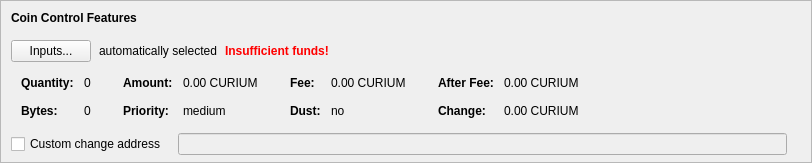
    <widget class="QFrame" name="frameCoinControl">
     <property name="sizePolicy">
      <sizepolicy hsizetype="Expanding" vsizetype="Expanding">
       <horstretch>0</horstretch>
       <verstretch>0</verstretch>
      </sizepolicy>
     </property>
     <property name="maximumSize">
      <size>
       <width>16777215</width>
       <height>16777215</height>
      </size>
     </property>
     <property name="frameShape">
      <enum>QFrame::StyledPanel</enum>
     </property>
     <property name="frameShadow">
      <enum>QFrame::Sunken</enum>
     </property>
     <layout class="QVBoxLayout" name="verticalLayoutCoinControl2">
      <property name="spacing">
       <number>0</number>
      </property>
      <property name="leftMargin">
       <number>0</number>
      </property>
      <property name="topMargin">
       <number>0</number>
      </property>
      <property name="rightMargin">
       <number>0</number>
      </property>
      <property name="bottomMargin">
       <number>6</number>
      </property>
      <item>
       <layout class="QVBoxLayout" name="verticalLayoutCoinControl" stretch="0,0,0,0,1">
        <property name="spacing">
         <number>0</number>
        </property>
        <property name="leftMargin">
         <number>10</number>
        </property>
        <property name="topMargin">
         <number>10</number>
        </property>
        <item>
         <layout class="QHBoxLayout" name="horizontalLayoutCoinControl1">
          <property name="bottomMargin">
           <number>15</number>
          </property>
          <item>
           <widget class="QLabel" name="labelCoinControlFeatures">
            <property name="sizePolicy">
             <sizepolicy hsizetype="Preferred" vsizetype="Maximum">
              <horstretch>0</horstretch>
              <verstretch>0</verstretch>
             </sizepolicy>
            </property>
            <property name="font">
             <font>
              <weight>75</weight>
              <bold>true</bold>
             </font>
            </property>
            <property name="styleSheet">
             <string notr="true">font-weight:bold;</string>
            </property>
            <property name="text">
             <string>Coin Control Features</string>
            </property>
           </widget>
          </item>
         </layout>
        </item>
        <item>
         <layout class="QHBoxLayout" name="horizontalLayoutCoinControl2" stretch="0,0,0,0">
          <property name="spacing">
           <number>8</number>
          </property>
          <property name="bottomMargin">
           <number>10</number>
          </property>
          <item>
           <widget class="QPushButton" name="pushButtonCoinControl">
            <property name="styleSheet">
             <string notr="true"/>
            </property>
            <property name="text">
             <string>Inputs...</string>
            </property>
            <property name="autoDefault">
             <bool>false</bool>
            </property>
           </widget>
          </item>
          <item>
           <widget class="QLabel" name="labelCoinControlAutomaticallySelected">
            <property name="text">
             <string>automatically selected</string>
            </property>
            <property name="margin">
             <number>5</number>
            </property>
           </widget>
          </item>
          <item>
           <widget class="QLabel" name="labelCoinControlInsuffFunds">
            <property name="font">
             <font>
              <weight>75</weight>
              <bold>true</bold>
             </font>
            </property>
            <property name="styleSheet">
             <string notr="true">color:red;font-weight:bold;</string>
            </property>
            <property name="text">
             <string>Insufficient funds!</string>
            </property>
            <property name="margin">
             <number>5</number>
            </property>
           </widget>
          </item>
          <item>
           <spacer name="horizontalSpacerCoinControl">
            <property name="orientation">
             <enum>Qt::Horizontal</enum>
            </property>
            <property name="sizeHint" stdset="0">
             <size>
              <width>40</width>
              <height>1</height>
             </size>
            </property>
           </spacer>
          </item>
         </layout>
        </item>
        <item>
         <widget class="QWidget" name="widgetCoinControl" native="true">
          <property name="sizePolicy">
           <sizepolicy hsizetype="Preferred" vsizetype="Preferred">
            <horstretch>0</horstretch>
            <verstretch>0</verstretch>
           </sizepolicy>
          </property>
          <property name="minimumSize">
           <size>
            <width>0</width>
            <height>0</height>
           </size>
          </property>
          <property name="styleSheet">
           <string notr="true"/>
          </property>
          <layout class="QHBoxLayout" name="horizontalLayoutCoinControl5">
           <property name="leftMargin">
            <number>0</number>
           </property>
           <property name="topMargin">
            <number>0</number>
           </property>
           <property name="rightMargin">
            <number>0</number>
           </property>
           <property name="bottomMargin">
            <number>0</number>
           </property>
           <item>
            <layout class="QHBoxLayout" name="horizontalLayoutCoinControl3" stretch="0,0,0,1">
             <property name="spacing">
              <number>20</number>
             </property>
             <property name="topMargin">
              <number>0</number>
             </property>
             <property name="bottomMargin">
              <number>10</number>
             </property>
             <item>
              <layout class="QFormLayout" name="formLayoutCoinControl1">
               <property name="horizontalSpacing">
                <number>10</number>
               </property>
               <property name="verticalSpacing">
                <number>14</number>
               </property>
               <property name="leftMargin">
                <number>10</number>
               </property>
               <property name="topMargin">
                <number>4</number>
               </property>
               <property name="rightMargin">
                <number>6</number>
               </property>
               <item row="0" column="0">
                <widget class="QLabel" name="labelCoinControlQuantityText">
                 <property name="font">
                  <font>
                   <weight>75</weight>
                   <bold>true</bold>
                  </font>
                 </property>
                 <property name="text">
                  <string>Quantity:</string>
                 </property>
                 <property name="margin">
                  <number>0</number>
                 </property>
                </widget>
               </item>
               <item row="0" column="1">
                <widget class="QLabel" name="labelCoinControlQuantity">
                 <property name="cursor">
                  <cursorShape>IBeamCursor</cursorShape>
                 </property>
                 <property name="contextMenuPolicy">
                  <enum>Qt::ActionsContextMenu</enum>
                 </property>
                 <property name="text">
                  <string notr="true">0</string>
                 </property>
                 <property name="margin">
                  <number>0</number>
                 </property>
                 <property name="textInteractionFlags">
                  <set>Qt::LinksAccessibleByMouse|Qt::TextSelectableByKeyboard|Qt::TextSelectableByMouse</set>
                 </property>
                </widget>
               </item>
               <item row="1" column="0">
                <widget class="QLabel" name="labelCoinControlBytesText">
                 <property name="font">
                  <font>
                   <weight>75</weight>
                   <bold>true</bold>
                  </font>
                 </property>
                 <property name="text">
                  <string>Bytes:</string>
                 </property>
                </widget>
               </item>
               <item row="1" column="1">
                <widget class="QLabel" name="labelCoinControlBytes">
                 <property name="cursor">
                  <cursorShape>IBeamCursor</cursorShape>
                 </property>
                 <property name="contextMenuPolicy">
                  <enum>Qt::ActionsContextMenu</enum>
                 </property>
                 <property name="text">
                  <string notr="true">0</string>
                 </property>
                 <property name="textInteractionFlags">
                  <set>Qt::LinksAccessibleByMouse|Qt::TextSelectableByKeyboard|Qt::TextSelectableByMouse</set>
                 </property>
                </widget>
               </item>
              </layout>
             </item>
             <item>
              <layout class="QFormLayout" name="formLayoutCoinControl2">
               <property name="horizontalSpacing">
                <number>10</number>
               </property>
               <property name="verticalSpacing">
                <number>14</number>
               </property>
               <property name="leftMargin">
                <number>6</number>
               </property>
               <property name="topMargin">
                <number>4</number>
               </property>
               <property name="rightMargin">
                <number>6</number>
               </property>
               <item row="0" column="0">
                <widget class="QLabel" name="labelCoinControlAmountText">
                 <property name="font">
                  <font>
                   <weight>75</weight>
                   <bold>true</bold>
                  </font>
                 </property>
                 <property name="text">
                  <string>Amount:</string>
                 </property>
                 <property name="margin">
                  <number>0</number>
                 </property>
                </widget>
               </item>
               <item row="0" column="1">
                <widget class="QLabel" name="labelCoinControlAmount">
                 <property name="cursor">
                  <cursorShape>IBeamCursor</cursorShape>
                 </property>
                 <property name="contextMenuPolicy">
                  <enum>Qt::ActionsContextMenu</enum>
                 </property>
                 <property name="text">
                  <string notr="true">0.00 CURIUM</string>
                 </property>
                 <property name="textInteractionFlags">
                  <set>Qt::LinksAccessibleByMouse|Qt::TextSelectableByKeyboard|Qt::TextSelectableByMouse</set>
                 </property>
                </widget>
               </item>
               <item row="1" column="0">
                <widget class="QLabel" name="labelCoinControlPriorityText">
                 <property name="font">
                  <font>
                   <weight>75</weight>
                   <bold>true</bold>
                  </font>
                 </property>
                 <property name="text">
                  <string>Priority:</string>
                 </property>
                </widget>
               </item>
               <item row="1" column="1">
                <widget class="QLabel" name="labelCoinControlPriority">
                 <property name="cursor">
                  <cursorShape>IBeamCursor</cursorShape>
                 </property>
                 <property name="contextMenuPolicy">
                  <enum>Qt::ActionsContextMenu</enum>
                 </property>
                 <property name="text">
                  <string>medium</string>
                 </property>
                 <property name="textInteractionFlags">
                  <set>Qt::LinksAccessibleByMouse|Qt::TextSelectableByKeyboard|Qt::TextSelectableByMouse</set>
                 </property>
                </widget>
               </item>
              </layout>
             </item>
             <item>
              <layout class="QFormLayout" name="formLayoutCoinControl3">
               <property name="horizontalSpacing">
                <number>10</number>
               </property>
               <property name="verticalSpacing">
                <number>14</number>
               </property>
               <property name="leftMargin">
                <number>6</number>
               </property>
               <property name="topMargin">
                <number>4</number>
               </property>
               <property name="rightMargin">
                <number>6</number>
               </property>
               <item row="0" column="0">
                <widget class="QLabel" name="labelCoinControlFeeText">
                 <property name="font">
                  <font>
                   <weight>75</weight>
                   <bold>true</bold>
                  </font>
                 </property>
                 <property name="text">
                  <string>Fee:</string>
                 </property>
                 <property name="margin">
                  <number>0</number>
                 </property>
                </widget>
               </item>
               <item row="0" column="1">
                <widget class="QLabel" name="labelCoinControlFee">
                 <property name="cursor">
                  <cursorShape>IBeamCursor</cursorShape>
                 </property>
                 <property name="contextMenuPolicy">
                  <enum>Qt::ActionsContextMenu</enum>
                 </property>
                 <property name="text">
                  <string notr="true">0.00 CURIUM</string>
                 </property>
                 <property name="textInteractionFlags">
                  <set>Qt::LinksAccessibleByMouse|Qt::TextSelectableByKeyboard|Qt::TextSelectableByMouse</set>
                 </property>
                </widget>
               </item>
               <item row="1" column="0">
                <widget class="QLabel" name="labelCoinControlLowOutputText">
                 <property name="font">
                  <font>
                   <weight>75</weight>
                   <bold>true</bold>
                  </font>
                 </property>
                 <property name="text">
                  <string>Dust:</string>
                 </property>
                </widget>
               </item>
               <item row="1" column="1">
                <widget class="QLabel" name="labelCoinControlLowOutput">
                 <property name="cursor">
                  <cursorShape>IBeamCursor</cursorShape>
                 </property>
                 <property name="contextMenuPolicy">
                  <enum>Qt::ActionsContextMenu</enum>
                 </property>
                 <property name="text">
                  <string>no</string>
                 </property>
                 <property name="textInteractionFlags">
                  <set>Qt::LinksAccessibleByMouse|Qt::TextSelectableByKeyboard|Qt::TextSelectableByMouse</set>
                 </property>
                </widget>
               </item>
              </layout>
             </item>
             <item>
              <layout class="QFormLayout" name="formLayoutCoinControl4">
               <property name="horizontalSpacing">
                <number>10</number>
               </property>
               <property name="verticalSpacing">
                <number>14</number>
               </property>
               <property name="leftMargin">
                <number>6</number>
               </property>
               <property name="topMargin">
                <number>4</number>
               </property>
               <property name="rightMargin">
                <number>6</number>
               </property>
               <item row="0" column="0">
                <widget class="QLabel" name="labelCoinControlAfterFeeText">
                 <property name="font">
                  <font>
                   <weight>75</weight>
                   <bold>true</bold>
                  </font>
                 </property>
                 <property name="text">
                  <string>After Fee:</string>
                 </property>
                 <property name="margin">
                  <number>0</number>
                 </property>
                </widget>
               </item>
               <item row="0" column="1">
                <widget class="QLabel" name="labelCoinControlAfterFee">
                 <property name="cursor">
                  <cursorShape>IBeamCursor</cursorShape>
                 </property>
                 <property name="contextMenuPolicy">
                  <enum>Qt::ActionsContextMenu</enum>
                 </property>
                 <property name="text">
                  <string notr="true">0.00 CURIUM</string>
                 </property>
                 <property name="textInteractionFlags">
                  <set>Qt::LinksAccessibleByMouse|Qt::TextSelectableByKeyboard|Qt::TextSelectableByMouse</set>
                 </property>
                </widget>
               </item>
               <item row="1" column="0">
                <widget class="QLabel" name="labelCoinControlChangeText">
                 <property name="font">
                  <font>
                   <weight>75</weight>
                   <bold>true</bold>
                  </font>
                 </property>
                 <property name="text">
                  <string>Change:</string>
                 </property>
                </widget>
               </item>
               <item row="1" column="1">
                <widget class="QLabel" name="labelCoinControlChange">
                 <property name="cursor">
                  <cursorShape>IBeamCursor</cursorShape>
                 </property>
                 <property name="contextMenuPolicy">
                  <enum>Qt::ActionsContextMenu</enum>
                 </property>
                 <property name="text">
                  <string notr="true">0.00 CURIUM</string>
                 </property>
                 <property name="textInteractionFlags">
                  <set>Qt::LinksAccessibleByMouse|Qt::TextSelectableByKeyboard|Qt::TextSelectableByMouse</set>
                 </property>
                </widget>
               </item>
              </layout>
             </item>
            </layout>
           </item>
          </layout>
         </widget>
        </item>
        <item>
         <layout class="QHBoxLayout" name="horizontalLayoutCoinControl4" stretch="0,0,0">
          <property name="spacing">
           <number>12</number>
          </property>
          <property name="sizeConstraint">
           <enum>QLayout::SetDefaultConstraint</enum>
          </property>
          <property name="topMargin">
           <number>5</number>
          </property>
          <property name="rightMargin">
           <number>5</number>
          </property>
          <item>
           <widget class="QCheckBox" name="checkBoxCoinControlChange">
            <property name="toolTip">
             <string>If this is activated, but the change address is empty or invalid, change will be sent to a newly generated address.</string>
            </property>
            <property name="text">
             <string>Custom change address</string>
            </property>
           </widget>
          </item>
          <item>
           <widget class="QValidatedLineEdit" name="lineEditCoinControlChange">
            <property name="enabled">
             <bool>false</bool>
            </property>
            <property name="sizePolicy">
             <sizepolicy hsizetype="Expanding" vsizetype="Fixed">
              <horstretch>0</horstretch>
              <verstretch>0</verstretch>
             </sizepolicy>
            </property>
           </widget>
          </item>
          <item>
           <widget class="QLabel" name="labelCoinControlChangeLabel">
            <property name="sizePolicy">
             <sizepolicy hsizetype="Preferred" vsizetype="Expanding">
              <horstretch>0</horstretch>
              <verstretch>0</verstretch>
             </sizepolicy>
            </property>
            <property name="minimumSize">
             <size>
              <width>0</width>
              <height>0</height>
             </size>
            </property>
            <property name="text">
             <string/>
            </property>
            <property name="margin">
             <number>3</number>
            </property>
           </widget>
          </item>
         </layout>
        </item>
        <item>
         <spacer name="verticalSpacerCoinControl">
          <property name="orientation">
           <enum>Qt::Vertical</enum>
          </property>
          <property name="sizeHint" stdset="0">
           <size>
            <width>800</width>
            <height>1</height>
           </size>
          </property>
         </spacer>
        </item>
       </layout>
      </item>
     </layout>
    </widget>
